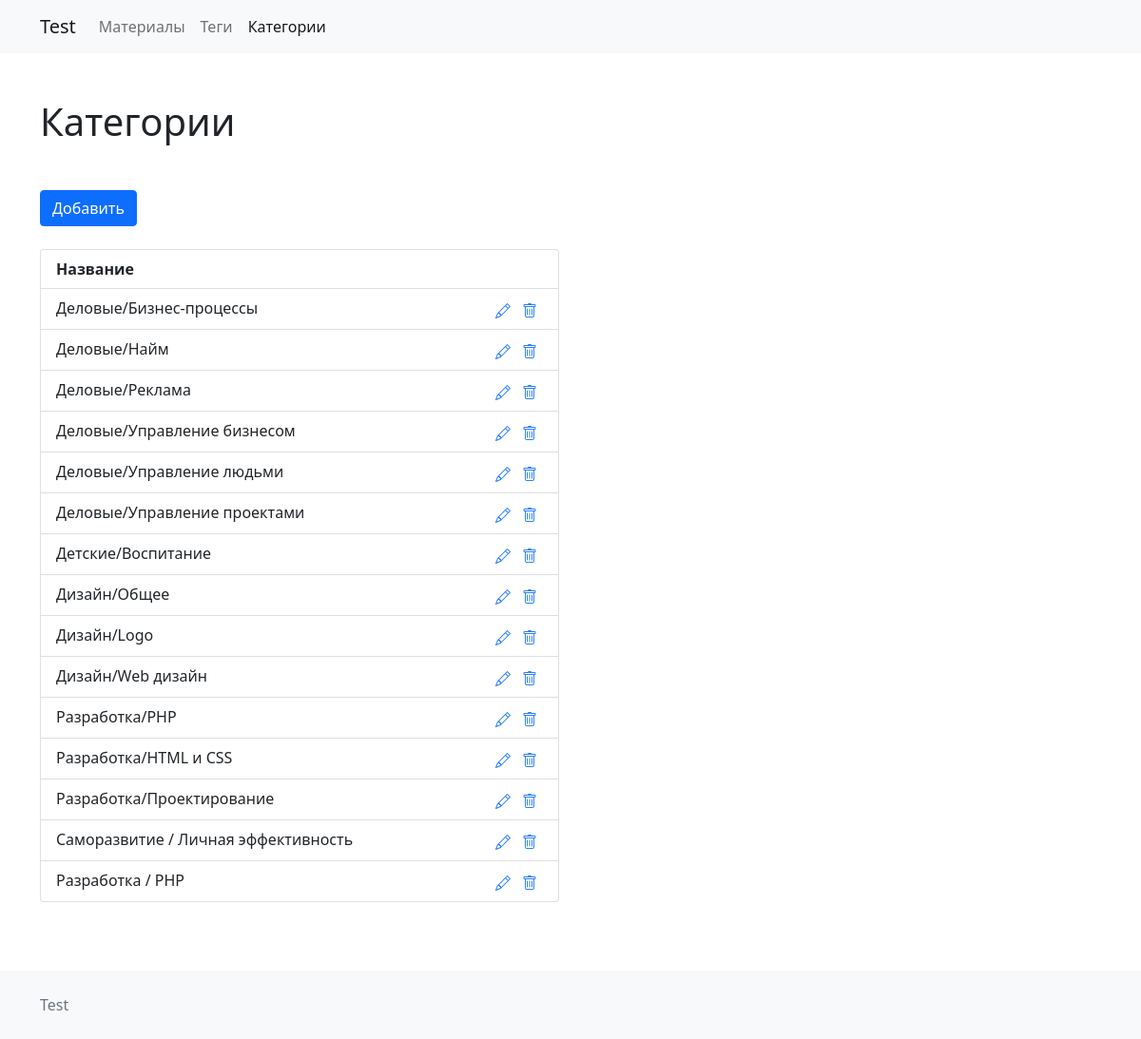
/list-category.php, run on the app's committed database.
### tables this page shows
CREATE TABLE `material_category` (
  `id` int(11) NOT NULL,
  `category` varchar(100) NOT NULL
);

### function.php (called while the page is built, shortened)
<?php
function getCategory(): array
{
    $db = new PDO('mysql:host=' . HOST . ';dbname=' . DBNAME, USER, PASS);
    $sql = "SELECT * FROM material_category";
    $statement = $db->prepare($sql);
    $statement->execute();
    return $statement->fetchAll(PDO::FETCH_ASSOC);
}

### list-category.php (the view, shortened to what this page needs)
<?php require 'templates/header.php';
require 'function.php';
$categories = getCategory();
?>
    <div class="main-wrapper">
    <div class="content">
        <?php require 'templates/nav.php'; ?>
        <div class="container">
            <h1 class="my-md-5 my-4">Категории</h1>
            <a class="btn btn-primary mb-4" href="create-category.php" role="button">Добавить</a>
            <div class="row">
                <div class="col-md-6">
                    <ul class="list-group mb-4">
                        <li class="list-group-item d-flex justify-content-between">
                            <strong>Название</strong>
                        </li>
                        <?php foreach ($categories as $category): ?>
                            <li class="list-group-item list-group-item-action d-flex justify-content-between">
                            <span class="me-3">
                                <?= $category['category']; ?>
                            </span>
                                <div class="text-nowrap">
                                    <form action="actions/editCategory.php" method="post">
                                        <button type="submit" class="text-decoration-none sh-btn">
                                        </button>
                                    </form>
                                    <form action="actions/deleteCategory.php" method="post">
                                        <button type="submit" class="text-decoration-none sh-btn">
                                        </button>
                                    </form>
                                </div>
                            </li>
                        <?php endforeach; ?>
                    </ul>
                </div>
            </div>
        </div>
    </div>
<?php require 'templates/footer.php'; ?>

### css/style.css (style rules this page uses)
.main-wrapper { display: flex; flex-direction: column; min-height: 100vh; }
.content { flex: 1 0 auto; }
button.sh-btn { border: none; background: none; color: #2a7ffd; }
div.text-nowrap { display: flex; }

### data on the page
material_category: category "Деловые/Бизнес-процессы"
material_category: category "Деловые/Найм"
material_category: category "Деловые/Реклама"
material_category: category "Деловые/Управление бизнесом"
material_category: category "Деловые/Управление людьми"
material_category: category "Деловые/Управление проектами"
material_category: category "Детские/Воспитание"
material_category: category "Дизайн/Общее"
material_category: category "Дизайн/Logo"
material_category: category "Дизайн/Web дизайн"
material_category: category "Разработка/PHP"
material_category: category "Разработка/HTML и CSS"
material_category: category "Разработка/Проектирование"
material_category: category "Саморазвитие / Личная эффективность"
material_category: category "Разработка / PHP"
